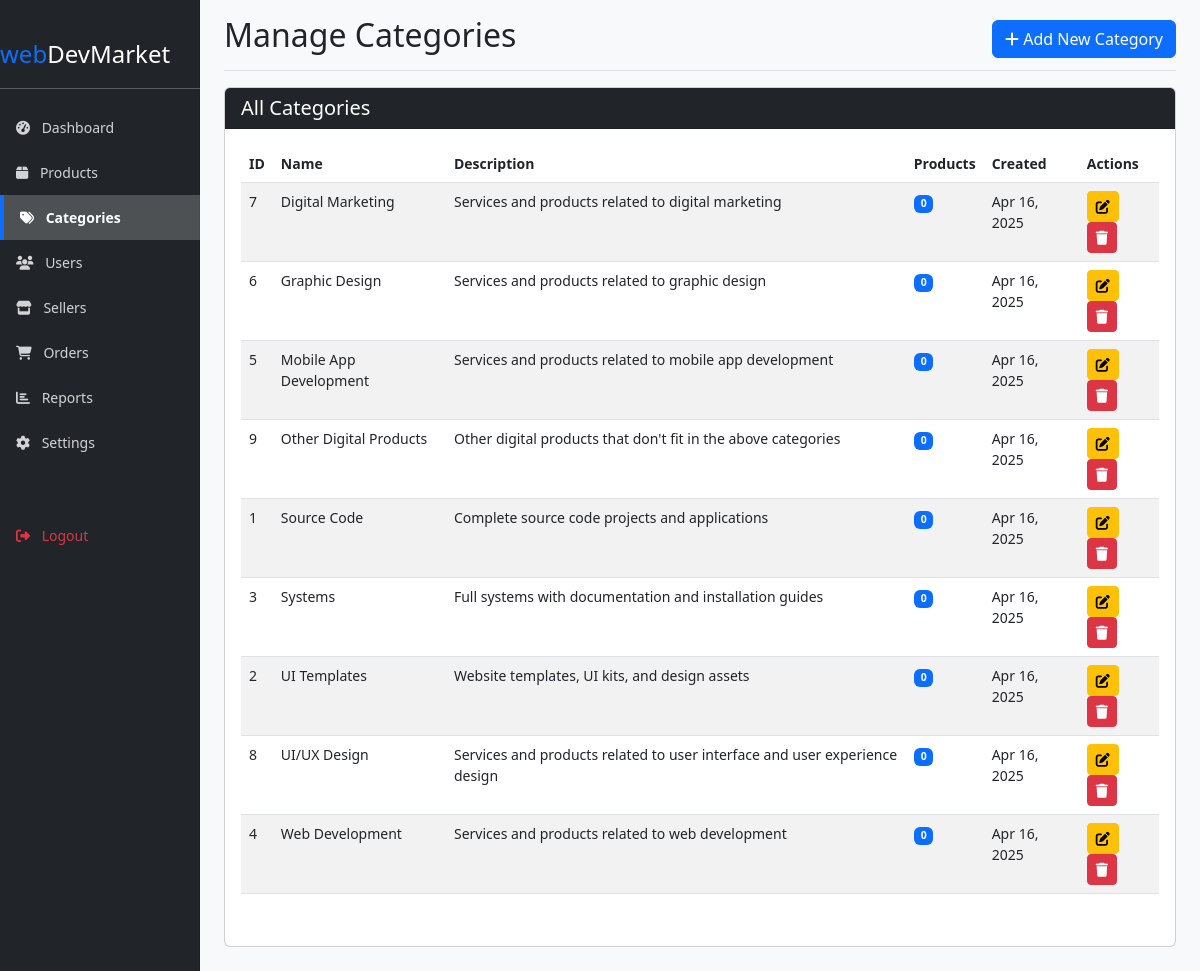
Screenshot of /admin/categories.php (signed in) with the database file from the repository.
### tables this page shows
CREATE TABLE IF NOT EXISTS categories (
    id INT AUTO_INCREMENT PRIMARY KEY,
    name VARCHAR(50) NOT NULL UNIQUE,
    description TEXT,
    created_at TIMESTAMP DEFAULT CURRENT_TIMESTAMP,
    updated_at TIMESTAMP DEFAULT CURRENT_TIMESTAMP ON UPDATE CURRENT_TIMESTAMP
);

### admin/categories.php (the view, shortened to what this page needs)
<?php
require_once __DIR__ . '/../includes/functions.php';
$sql = "SELECT c.*, COUNT(p.id) as product_count
        FROM categories c
        LEFT JOIN products p ON c.id = p.category_id
        GROUP BY c.id
        ORDER BY c.name ASC";
$result = $conn->query($sql);
$categories = [];
if ($result && $result->num_rows > 0) {
    while ($row = $result->fetch_assoc()) {
        $categories[] = $row;
    }
}
?>
<!DOCTYPE html>
<html lang="en">
<head>
    <link href="https://cdn.jsdelivr.net/npm/bootstrap@5.3.0/dist/css/bootstrap.min.css" rel="stylesheet">
    <link rel="stylesheet" href="https://cdnjs.cloudflare.com/ajax/libs/font-awesome/6.4.0/css/all.min.css">
    <link rel="stylesheet" href="../assets/css/style.css">
    <link rel="stylesheet" href="../assets/css/admin.css">
</head>
<body>
    <div class="container-fluid">
        <div class="row">
            <?php include 'includes/sidebar.php'; ?>
            <div class="col-md-9 ms-sm-auto col-lg-10 px-md-4">
                <div class="d-flex justify-content-between flex-wrap flex-md-nowrap align-items-center pt-3 pb-2 mb-3 border-bottom">
                    <h1 class="h2">Manage Categories</h1>
                    <button type="button" class="btn btn-primary" data-bs-toggle="modal" data-bs-target="#addCategoryModal">
                        <i class="fas fa-plus"></i> Add New Category
                    </button>
                </div>
                <div class="card mb-4">
                    <div class="card-header bg-dark text-white">
                        <h5 class="mb-0">All Categories</h5>
                    </div>
                    <div class="card-body">
                        <div class="table-responsive">
                            <table class="table table-striped table-hover">
                                <thead>
                                    <tr>
                                        <th>ID</th>
                                        <th>Name</th>
                                        <th>Description</th>
                                        <th>Products</th>
                                        <th>Created</th>
                                        <th>Actions</th>
                                    </tr>
                                </thead>
                                <tbody>
                                    <?php if (count($categories) > 0): ?>
                                        <?php foreach ($categories as $category): ?>
                                            <tr>
                                                <td><?php echo $category['id']; ?></td>
                                                <td><?php echo htmlspecialchars($category['name']); ?></td>
                                                <td><?php echo htmlspecialchars($category['description']); ?></td>
                                                <td>
                                                    <span class="badge bg-primary"><?php echo $category['product_count']; ?></span>
                                                </td>
                                                <td><?php echo date('M d, Y', strtotime($category['created_at'])); ?></td>
                                                <td>
                                                    <button class="btn btn-sm btn-warning edit-btn"
                                                            data-id="<?php echo $category['id']; ?>"
                                                            data-name="<?php echo htmlspecialchars($category['name']); ?>"
                                                            data-description="<?php echo htmlspecialchars($category['description']); ?>">
                                                        <i class="fas fa-edit"></i>
                                                    </button>
                                                    <button class="btn btn-sm btn-danger delete-btn"
                                                            data-id="<?php echo $category['id']; ?>"
                                                            data-name="<?php echo htmlspecialchars($category['name']); ?>"
                                                            data-count="<?php echo $category['product_count']; ?>">
                                                        <i class="fas fa-trash"></i>
                                                    </button>
                                                </td>
                                            </tr>
                                        <?php endforeach; ?>
                                    <?php else: ?>
                                        <tr>
                                            <td colspan="6" class="text-center">No categories found.</td>
                                        </tr>
                                    <?php endif; ?>
                                </tbody>
                            </table>
                        </div>
                    </div>
                </div>
            </div>
        </div>
    </div>
</body>
</html>

### assets/css/style.css (style rules this page uses)
body { font-family: 'Segoe UI', Tahoma, Geneva, Verdana, sans-serif; background-color: #f8f9fa; }
.card-body { display: flex; flex-direction: column; }

### assets/css/admin.css (style rules this page uses)
body { font-size: .875rem; }
.table-responsive { margin-bottom: 20px; }

### rows the page displays
categories: id "7", name "Digital Marketing", description "Services and products related to digital marketing", product_count "0", created_at "Apr 16, 2025"
categories: id "6", name "Graphic Design", description "Services and products related to graphic design", product_count "0", created_at "Apr 16, 2025"
categories: id "5", name "Mobile App Development", description "Services and products related to mobile app development", product_count "0", created_at "Apr 16, 2025"
categories: id "9", name "Other Digital Products", description "Other digital products that don't fit in the above categories", product_count "0", created_at "Apr 16, 2025"
categories: id "1", name "Source Code", description "Complete source code projects and applications", product_count "0", created_at "Apr 16, 2025"
categories: id "3", name "Systems", description "Full systems with documentation and installation guides", product_count "0", created_at "Apr 16, 2025"
categories: id "2", name "UI Templates", description "Website templates, UI kits, and design assets", product_count "0", created_at "Apr 16, 2025"
categories: id "8", name "UI/UX Design", description "Services and products related to user interface and user experience design", product_count "0", created_at "Apr 16, 2025"
categories: id "4", name "Web Development", description "Services and products related to web development", product_count "0", created_at "Apr 16, 2025"
